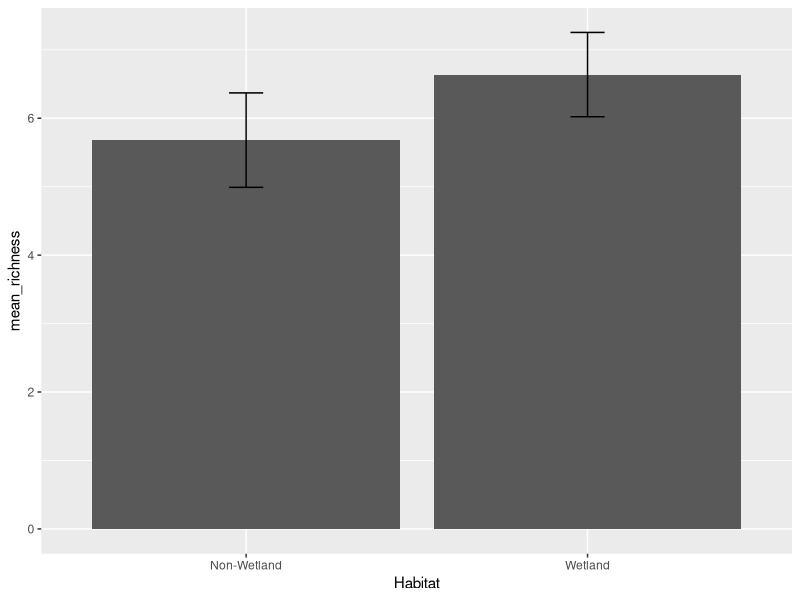
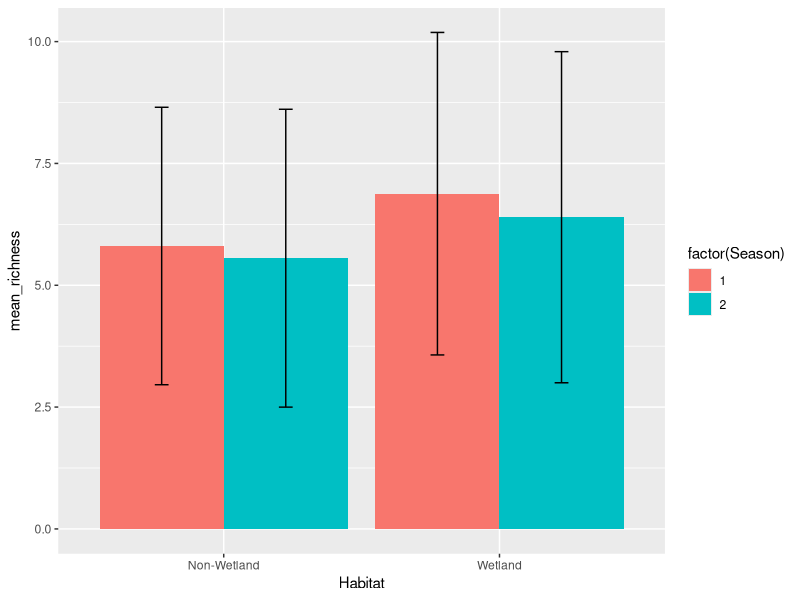
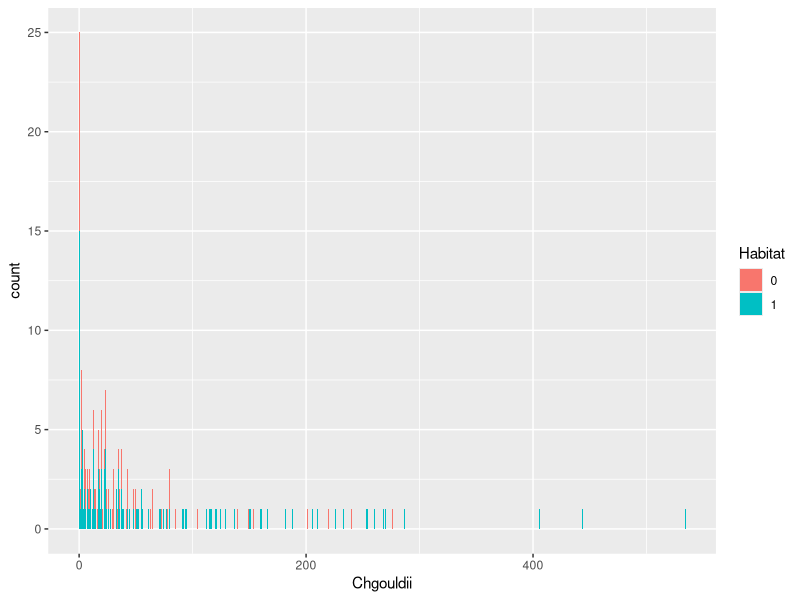
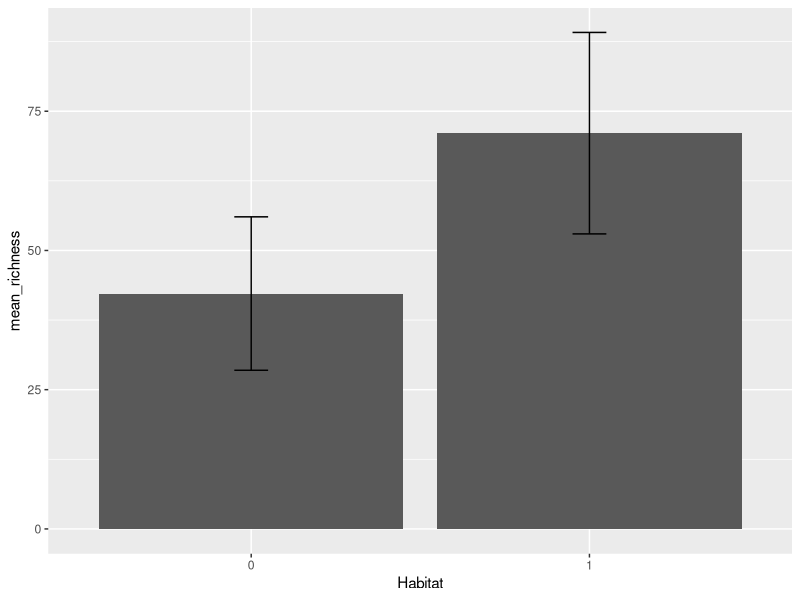
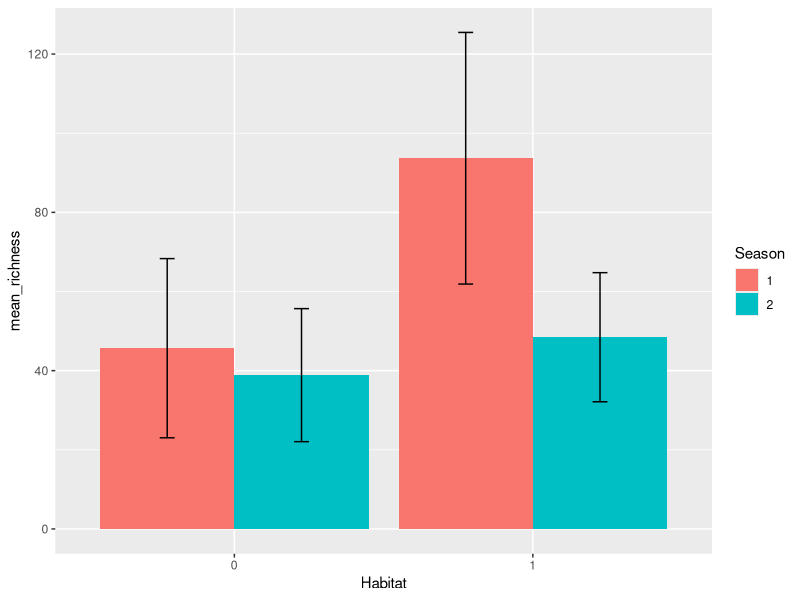
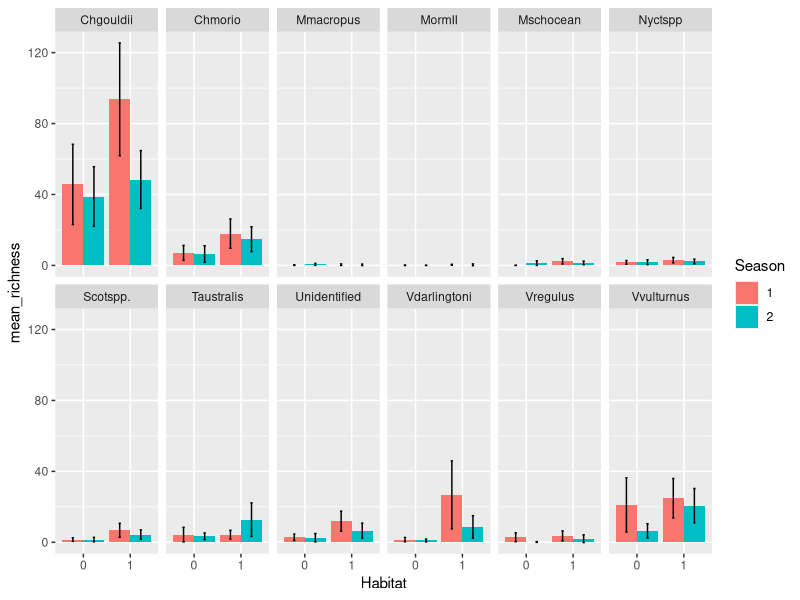

Recreate these plots in R, in order.
## ---- chunk 1
library(tidyverse)
library(magrittr)
bat_dat <- read_csv("../data/bat_dat.csv")
# Tidy:

## Fix spelling error for Ferny Creek:
bat_dat %<>% 
        mutate(Site = replace(Site, Site == "Ferny Crrek", "Ferny Creek"))

bat_species_data <- bat_dat %>% 
        select(1:19) %>% # species only
        mutate(Habitat = as.factor(Habitat),
               Habitat = ifelse(Habitat == 1, "Wetland", "Non-Wetland"))
bat_species_data
site_var_data <- bat_dat %>% select(1:3, 20:83)
site_var_data
## ---- chunk 2
richness <- bat_species_data %>% 
        select(Site, Habitat, Season, BatSpecies) %>%
        group_by(Habitat) %>% #For each habitat
        summarise(mean_richness = mean(BatSpecies),
                  sd_richness = sd(BatSpecies),
                  n_richness = n()) %>%
        mutate(se_richness = sd_richness / sqrt(n_richness),
               ci_richness = qt(1 - (0.05 / 2), n_richness - 1) * se_richness) 

ggplot(data = richness,aes(x = Habitat, y = mean_richness)) +
        geom_bar(stat = "identity") +
        geom_errorbar(aes(ymin = mean_richness - ci_richness, 
                          ymax = mean_richness + ci_richness), 
                      width = 0.1)

## ---- chunk 3
richness_by_season <- bat_species_data %>% 
        select(Site, Habitat, Season, BatSpecies) %>%
        group_by(Habitat, Season) %>% #For each habitat
        summarise(mean_richness = mean(BatSpecies),
                  sd_richness = sd(BatSpecies),
                  n_richness = n()) %>%
        mutate(se_richness = sd_richness / sqrt(n_richness),
               ci_richness = qt(1 - (0.05 / 2), n_richness - 1) * se_richness)

ggplot(data = richness_by_season, 
       aes(x = Habitat, y = mean_richness, fill = factor(Season))) +
        geom_bar(stat = "identity", position = position_dodge()) +
        geom_errorbar(aes(ymin = mean_richness - sd_richness, 
                          ymax = mean_richness + sd_richness), 
                      width = 0.1,
                      position = position_dodge(0.9)) # shifts the error bars over the correct bar
## ---- chunk 4
bat_dat %>% glimpse
# so we select the first 17 columns, except and season, we keep site as the unique identifier / key column for each row.
bat_dat %>% select(1:17, -Season) %>%
        select(1:3) %>%
        mutate(Habitat = as.factor(Habitat)) %>%
        ggplot(aes(x = Chgouldii, fill = Habitat)) +
        geom_bar()

## ---- chunk 5
Chgouldii_richness <- bat_dat %>% select(1:17, -Season) %>%
        select(1:3) %>%
        mutate(Habitat = as.factor(Habitat)) %>%
        group_by(Habitat) %>%
        summarise(mean_richness = mean(Chgouldii),
                  sd_richness = sd(Chgouldii),n_richness = n()) %>%
        mutate(se_richness = sd_richness / sqrt(n_richness),
               ci_richness = qt(1 - (0.05 / 2), n_richness - 1) * se_richness)

Chgouldii_richness

Chgouldii_richness %>%
        ggplot(aes(x = Habitat, y = mean_richness)) +
        geom_bar(stat = "identity") +
        geom_errorbar(aes(ymin = mean_richness - ci_richness, 
                          ymax = mean_richness + ci_richness), 
                      width = 0.1)
## ---- chunk 6
bat_dat %>%
        select(1:4) %>%
        mutate(Habitat = as.factor(Habitat), Season = as.factor(Season)) %>% # TODO this should be done in the initial tidying stage so we don't have to keep repeating this... init tidying phase is also a good pedagogical way of testing out the dplyr verbs
        group_by(Habitat, Season) %>%
        summarise(mean_richness = mean(Chgouldii),
                  sd_richness = sd(Chgouldii),n_richness = n()) %>%
        mutate(se_richness = sd_richness / sqrt(n_richness),
               ci_richness = qt(1 - (0.05 / 2), n_richness - 1) * se_richness) %>% 
        ggplot(aes(x = Habitat, y = mean_richness, fill = Season)) +
        geom_bar(stat = "identity", position = "dodge") +
        geom_errorbar(aes(ymin = mean_richness - ci_richness, 
                          ymax = mean_richness + ci_richness), 
                      width = 0.1,
                      position = position_dodge(0.9))
## ---- chunk 7
bat_dat %>% # drop the nspp per Mmacr col
        select(1:17, -`Nspp/Mmacr`, -`CG/Mormlp`) %>% # TODO could also illustrate how to remove columns containing a '/' dplyr
        mutate(Habitat = as.factor(Habitat),
               Season = as.factor(Season)) %>%
        group_by(Habitat, Season) %>%
        gather(key = species, 
               value = richness, - Habitat, - Site, - Season) %>% # illustrate what happens when we don't choose to ignore the other columns by using the 'minus' sign... they get included as an entity in the key column 'species' and it gets confused about what value to put in the 'richness' column for everything... 
        group_by(Habitat, Season, species) %>%
        summarise(mean_richness = mean(richness),
                  sd_richness = sd(richness), n_richness = n()) %>%
        mutate(se_richness = sd_richness / sqrt(n_richness),
               ci_richness = qt(1 - (0.05 / 2), n_richness - 1) * se_richness) %>%
        ggplot(aes(x = Habitat, y = mean_richness, fill = Season)) +
        geom_bar(stat = "identity", position = "dodge") +
        geom_errorbar(aes(ymin = mean_richness - ci_richness, 
                          ymax = mean_richness + ci_richness), 
                      width = 0.1,
                      position = position_dodge(0.9)) + 
        facet_wrap(~species, nrow = 2) # multiple facets
## ---- chunk 8

